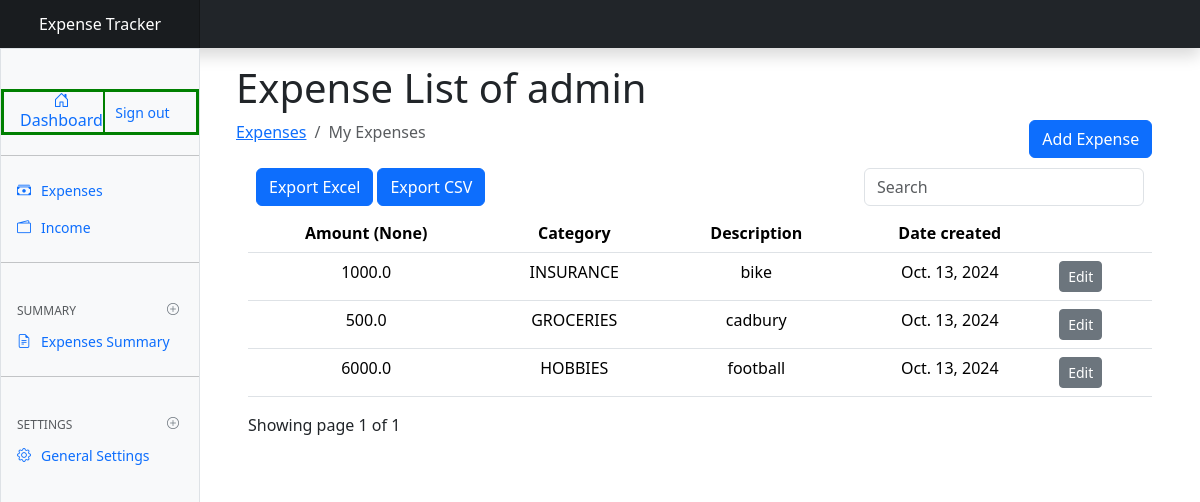
Screenshot of / (signed in) with the database file from the repository.
### expenses/models.py (models this page shows, shortened)
class Expense(models.Model):
    amount=models.FloatField()
    date=models.DateField(default=now)
    description=models.TextField()
    owner=models.ForeignKey(to=User, on_delete=models.CASCADE)
    category= models.CharField(max_length=255)
    class Meta:
        ordering=['-date']

### expenses/views.py (the view)
# urls.py: path('',views.index, name='expenses'),
@login_required(login_url='authentication/login')
@never_cache
def index(request):
    categories = Category.objects.all()
    expenses = Expense.objects.filter(owner=request.user)
    paginator = Paginator(expenses, 8)
    page_number = request.GET.get('page')
    user_preferences, created = UserPreferences.objects.get_or_create(user=request.user)
    page_obj = paginator.get_page(page_number)
    context = {
        'expenses': expenses,
        'page_obj': page_obj,
        'currency': user_preferences.currency,  # Access currency from user_preferences
    }
    return render(request, 'expenses/index.html', context)

### templates/expenses/index.html (shortened to what this page needs)
{% extends 'base.html' %}
{% load static %}
{% block content %}
<div class="container mt-3">
    <h1>Expense List of {{request.user.username}}</h1>
    <div class="row">
        <div class="col-md-10">
            <nav aria-label="breadcrumb">
                <ol class="breadcrumb">
                    <li class="breadcrumb-item"><a href="">Expenses</a></li>
                    <li class="breadcrumb-item active" aria-current="page">My Expenses</li>
                </ol>
            </nav>
        </div>
        <div class="col-md-2">
            <a href="{% url 'add-expense' %}" class="btn btn-primary">Add Expense</a>
        </div>
    </div>
    <div class="container">
        {% if expenses.count %}
        <div class="row p-2">
            <div class="col-md-8">
                <a href="{% url 'export_excel' %}" class="btn btn-primary">Export Excel</a>
                <a href="{% url 'export_csv' %}" class="btn btn-primary">Export CSV</a>
            </div>
            <div class="col-md-4">
                <div class="form-goup">
                    <input type="text" class="form-control" id="searchField" placeholder="Search">
                </div>
            </div>
        </div>
        <div class="app-table">
            <table class="table table-stripped table-hover">
                <thead>
                    <tr>
                        <th class="text-center">Amount ({{currency}})</th>
                        <th class="text-center">Category</th>
                        <th class="text-center">Description</th>
                        <th class="text-center">Date created</th>
                        <th></th>
                    </tr>
                </thead>
                <tbody>
                    {% for expense in page_obj %}
                    <tr>
                        <td class="text-center">{{ expense.amount }}</td>
                        <td class="text-center">{{ expense.category }}</td>
                        <td class="text-center">{{ expense.description }}</td>
                        <td class="text-center">{{ expense.date }}</td>
                        <td><a href="{% url 'expense_edit' expense.id %}" class="btn btn-sm btn-secondary">Edit</a></td>
                    </tr>
                    {% endfor %}
                </tbody>
            </table>
        </div>
        <div class="pagination-container">
            <div class="">
                Showing page {{page_obj.number}} of {{page_obj.paginator.num_pages}}
            </div>
        </div>
        {% endif %}
    </div>
</div>
{% endblock %}

### expense_tracker/static/css/docsearch.css (style rules this page uses)
:root { --docsearch-primary-color:#5468ff;--docsearch-text-color:#1c1e21;--docsearch-spacing:12px;--docsearch-icon-stroke-width:1.4;--docsearch-highlight-color:var(--docsearch-primary-color);--docsearch-muted-color:#969faf;--docsearch-container-background:rgba(101,108,133,0.8);--docsearch-logo-color:#5468ff;--docsearch-modal-width:560px;--docsearch-modal-height:600px;--docsearch-modal-background:#f5f6f7;--docsearch-modal-shadow:inset 1px 1px 0 0 hsla(0,0%,100%,0.5),0 3px 8px 0 #555a64;--docsearch-searchbox-height:56px;--docsearch-searchbox-background:#ebedf0;--docsearch-searchbox-focus-background:#fff;--docsearch-searchbox-shadow:inset 0 0 0 2px var(--docsearch-primary-color);--docsearch-hit-height:56px;--docsearch-hit-color:#444950;--docsearch-hit-active-color:#fff;--docsearch-hit-background:#fff;--docsearch-hit-shadow:0 1px 3px 0 #d4d9e1;--docsearch-key-gradient:linear-gradient(-225deg,#d5dbe4,#f8f8f8);--docsearch-key-shadow:inset 0 -2px 0 0 #cdcde6,inset 0 0 1px 1px #fff,0 1px 2px 1px rgba(30,35,90,0.4);--docsearch-key-pressed-shadow:inset 0 -2px 0 0 #cdcde6,inset 0 0 1px 1px #fff,0 1px 1px 0 rgba(30,35,90,0.4);--docsearch-footer-height:44px;--docsearch-footer-background:#fff;--docsearch-footer-shadow:0 -1px 0 0 #e0e3e8,0 -3px 6px 0 rgba(69,98,155,0.12) }

### rows the page displays
Expense: amount "1000.0", category "INSURANCE", description "bike", date "Oct. 13, 2024"
Expense: amount "500.0", category "GROCERIES", description "cadbury", date "Oct. 13, 2024"
Expense: amount "6000.0", category "HOBBIES", description "football", date "Oct. 13, 2024"

### other values shown
{{ request.user.username }} "admin"
{{ currency }} "None"
{{ page_obj.number }} "1"
{{ page_obj.paginator.num_pages }} "1"
